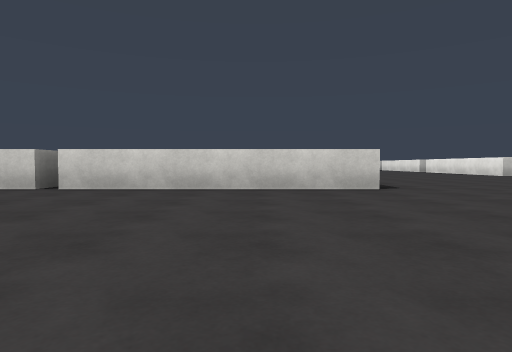
view 1 (above)

24 first-person views from a walk through a Unity game level. The camera is 0.31 m above the floor, tilts 2° down and sees 75° across. The floor is counted in squares, 1 m on a side. Each view is taken from the middle of a square. On the plan, view 1 faces up. The plan holds only what a view shows up to about 9 squares ahead; the rest is blank. The place goes on beyond the plan. Surface patterns are stand-ins for the level's own textures.

view 2
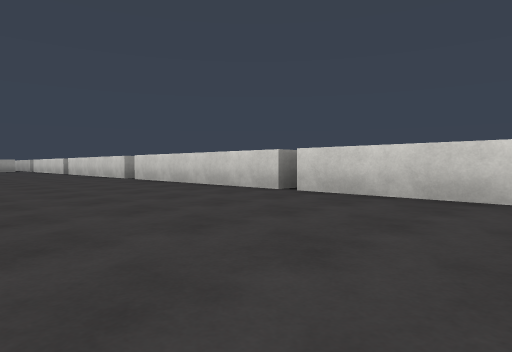

view 3
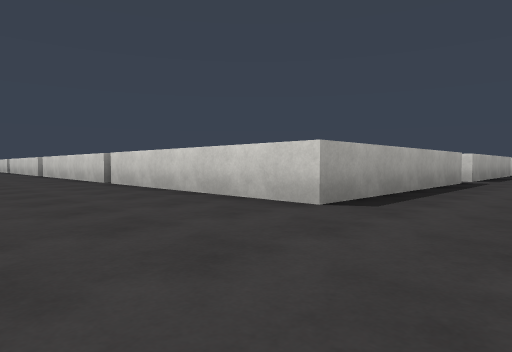

view 4
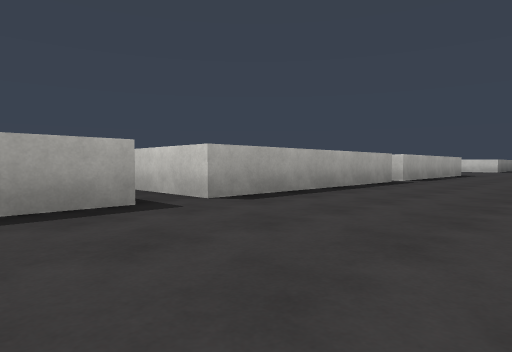

view 5
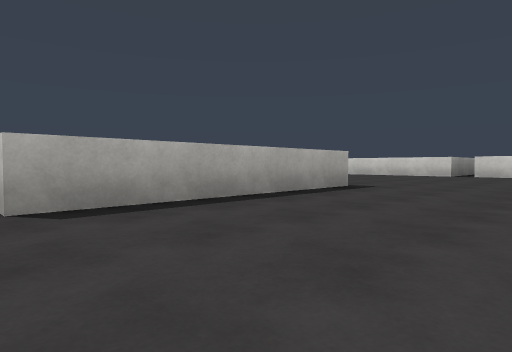

view 6
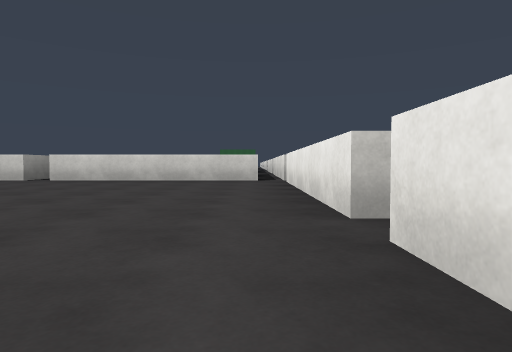

view 7
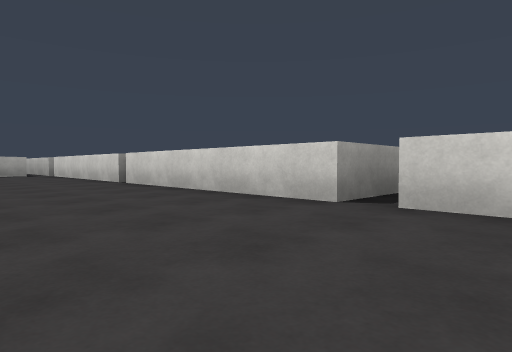

view 8
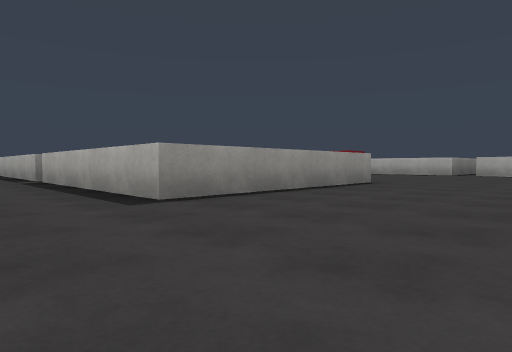

view 9
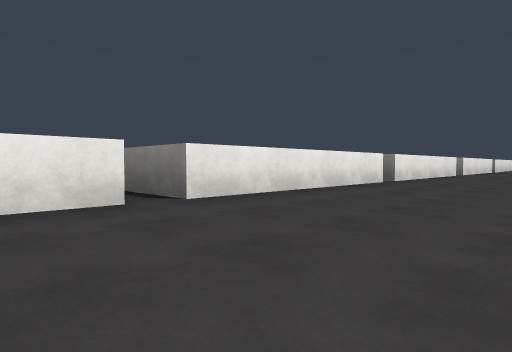

view 10
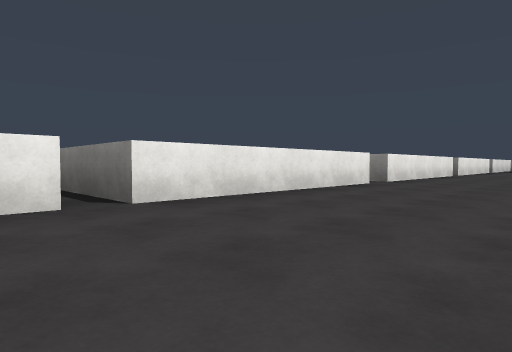

view 11
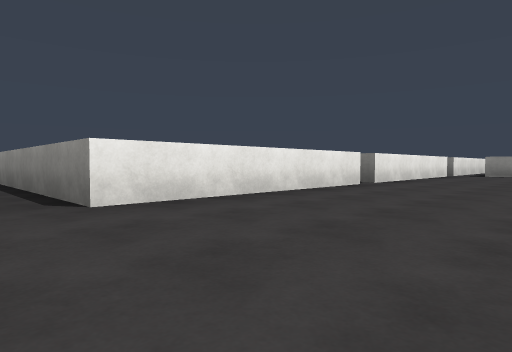

view 12
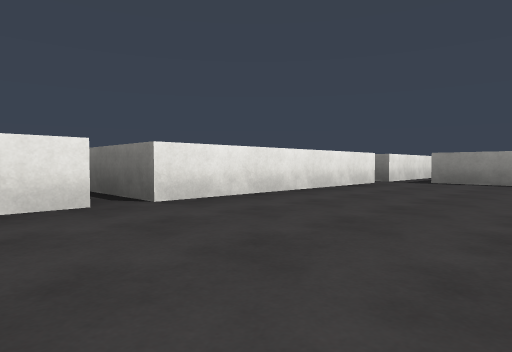

view 13
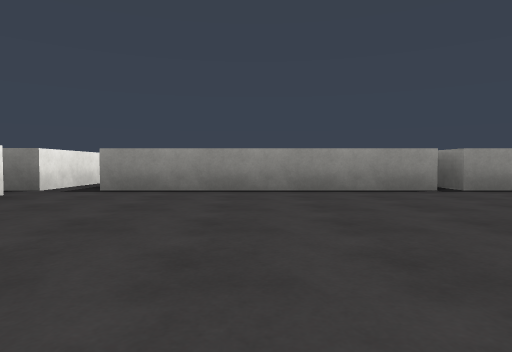

view 14
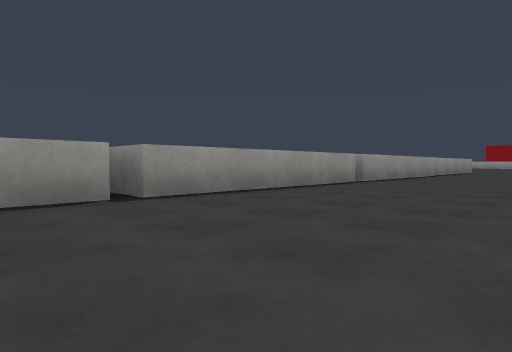

view 15
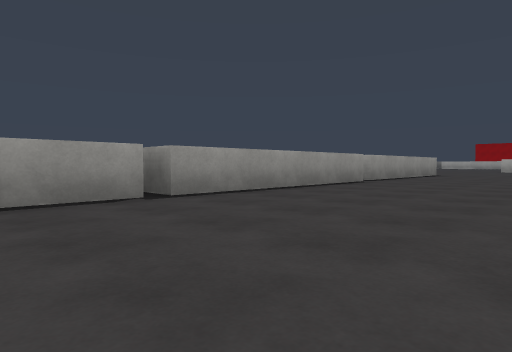

view 16
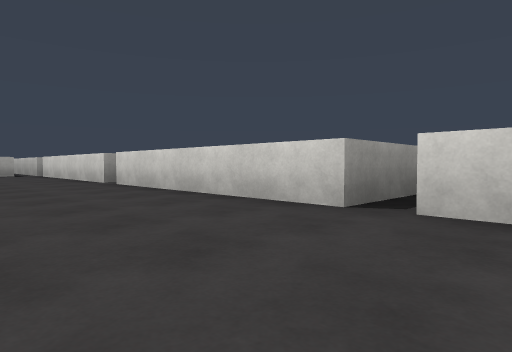

view 17
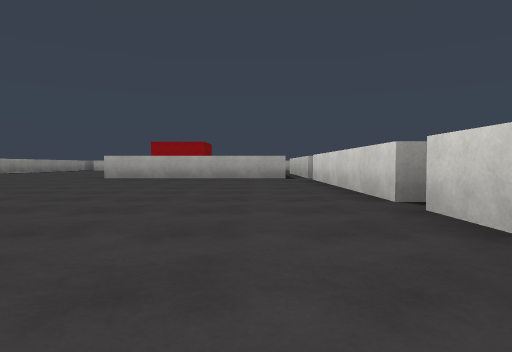

view 18
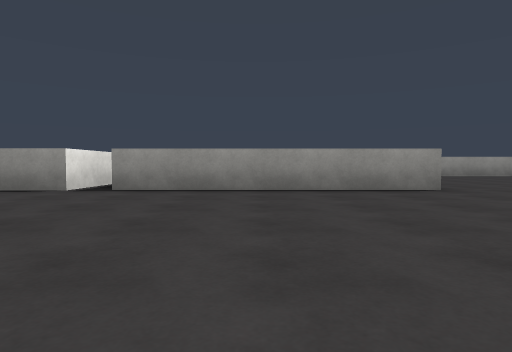

view 19
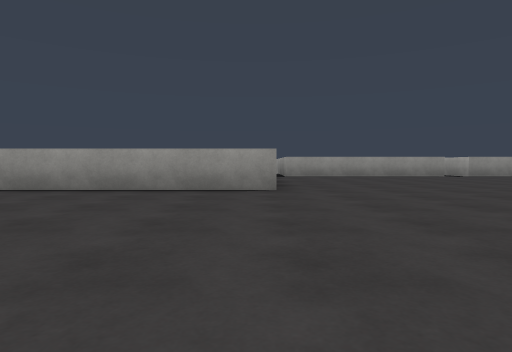

view 20
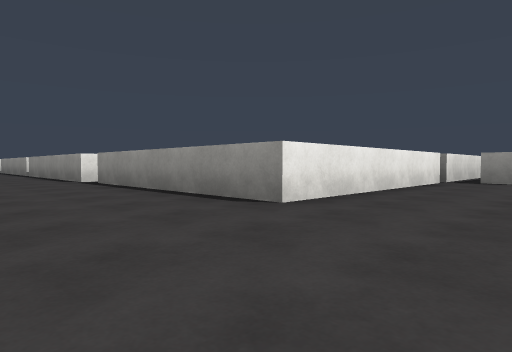

view 21
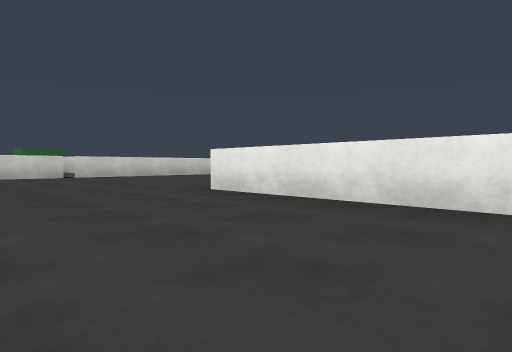

view 22
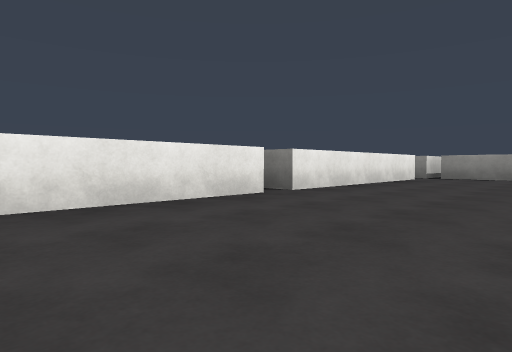

view 23
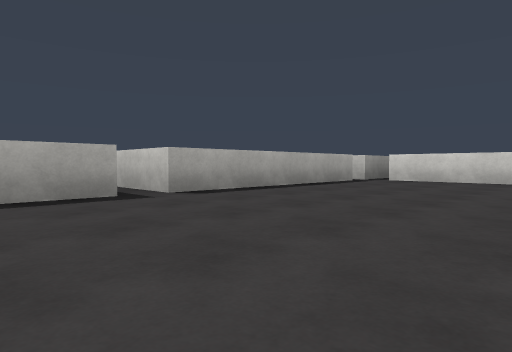

view 24
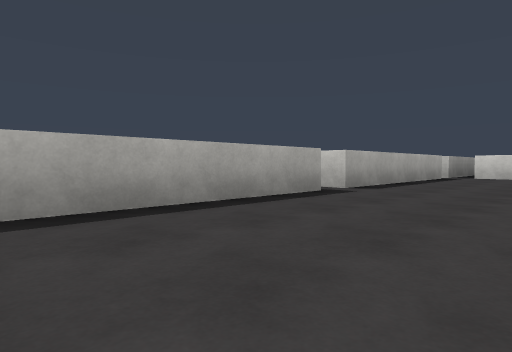

### Floor plan
Points are (right, up) in squares from view 1. A wall is a line through its corners. A room is listed if a view was taken in it or the views show most of it. See-through windows are left out.
Room 1 (views 1, 2, 3, 4, 5, 6, 7, 8, 9, 10, 11, 12, 13, 14, 15, 16, 17, 18, 19, 20, 21, 22, 23, 24)
walls: (-2.5, 8.8) (-2.5, 12.8) (-1.9, 12.8); (-4, 8.1) (-2.8, 8.1); (-2.5, 13.2) (-2.5, 17.3) (1.5, 17.3) (1.5, 13.2); (1.5, 8.2) (1.5, 4.2) (-2.5, 4.2); (-2.7, 4.8) (-2.7, 4.2) (-6.8, 4.2); (1.5, 12.9) (1.5, 8.8); (-7.2, 5.6) (-7.2, 4.2) (-11.2, 4.2); (-7.2, 17.4) (-7.2, 14.2); (6.5, 8.8) (6.5, 12.8) (8.5, 12.8); (6.5, 13.2) (6.5, 17.3); (-11.8, 4.2) (-14.5, 4.2); (-2.5, -0.9) (1.5, -0.9); (6.5, 4.1) (6.5, 8.1); (1.8, -0.9) (5.9, -0.9); (6.5, 17.9) (6.5, 21.9); (-2.6, 22.4) (-6.8, 22.4); (-7.2, 22) (-7.2, 17.9) (-8.6, 17.9); (-6.8, -2.2) (-6.8, -0.9) (-2.7, -0.9); (1.5, 22.4) (-2.5, 22.4); (6.5, -0.4) (6.5, 3.6) (8.1, 3.6); (6.1, 22.4) (2, 22.4); (6.5, -3.2) (6.5, -0.9); (-11.3, -5.1) (-11.3, -0.9) (-7.2, -0.9); (-14.5, -5.4) (-11.8, -5.4)
ways out: opening at (-7, 22)

Where each view was taken, in squares from view 1:
view 1: 0 up, 0 right, facing up
view 2: 1 up, 0 right, facing up-left
view 3: 2 up, 3 right, facing up-left
view 4: 7 up, 4 right, facing up-left
view 5: 13 up, 4 right, facing up-left
view 6: 16 up, 6 right, facing up
view 7: 20 up, 3 right, facing up-left
view 8: 20 up, 3 right, facing down-left
view 9: 19 up, 4 right, facing down-right
view 10: 14 up, 4 right, facing down-right
view 11: 9 up, 4 right, facing down-right
view 12: 5 up, 4 right, facing down-right
view 13: 3 up, 4 right, facing down
view 14: 2 up, 3 right, facing down-left
view 15: 2 up, 1 left, facing down-left
view 16: 2 up, 6 left, facing up-left
view 17: 3 up, 9 left, facing left
view 18: 3 up, 9 left, facing down
view 19: 3 up, 11 left, facing down
view 20: 1 up, 13 left, facing down-right
view 21: 14 up, 5 left, facing up-right
view 22: 16 up, 5 left, facing down-right
view 23: 16 up, 4 left, facing up-left
view 24: 14 up, 5 left, facing up-left
